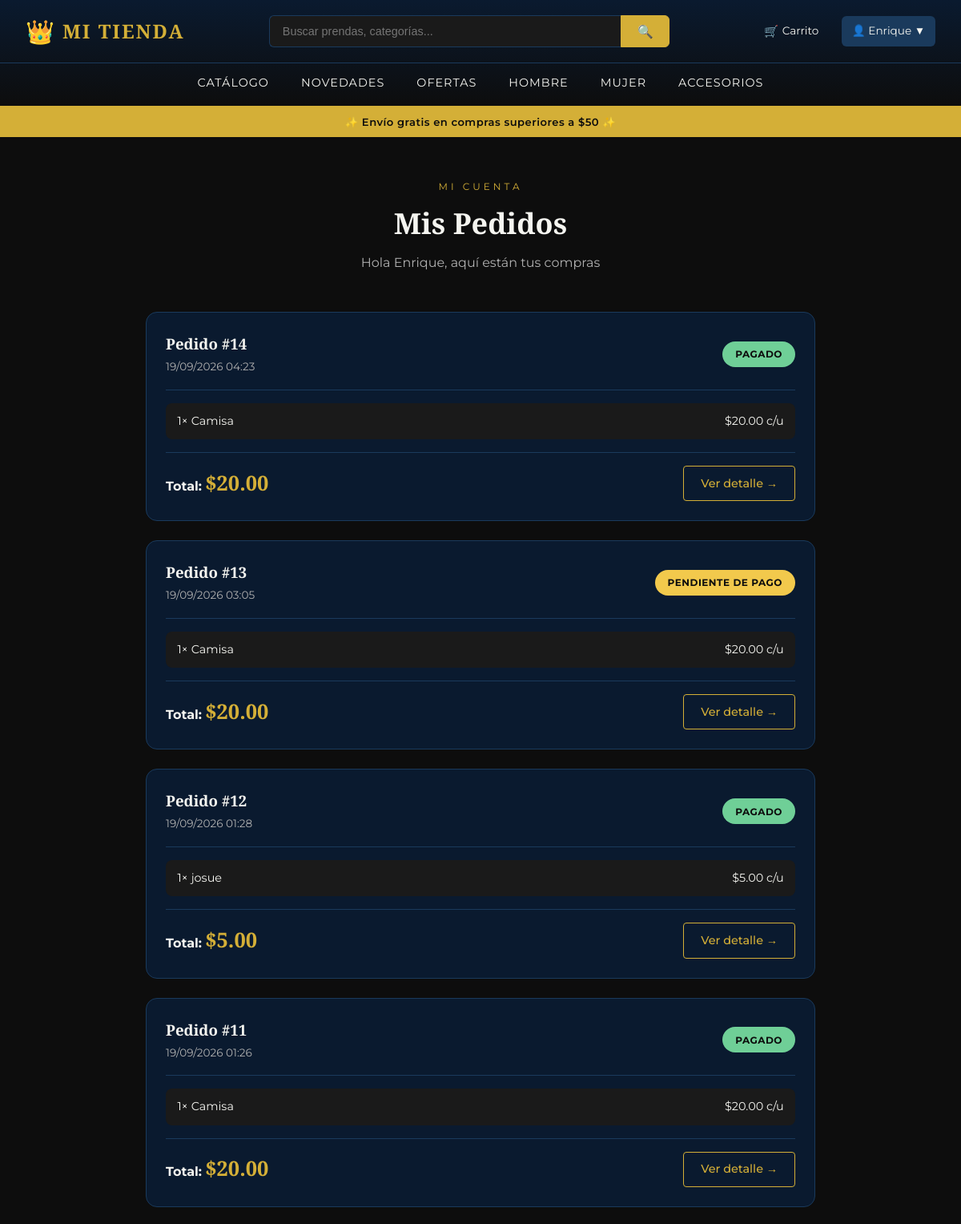
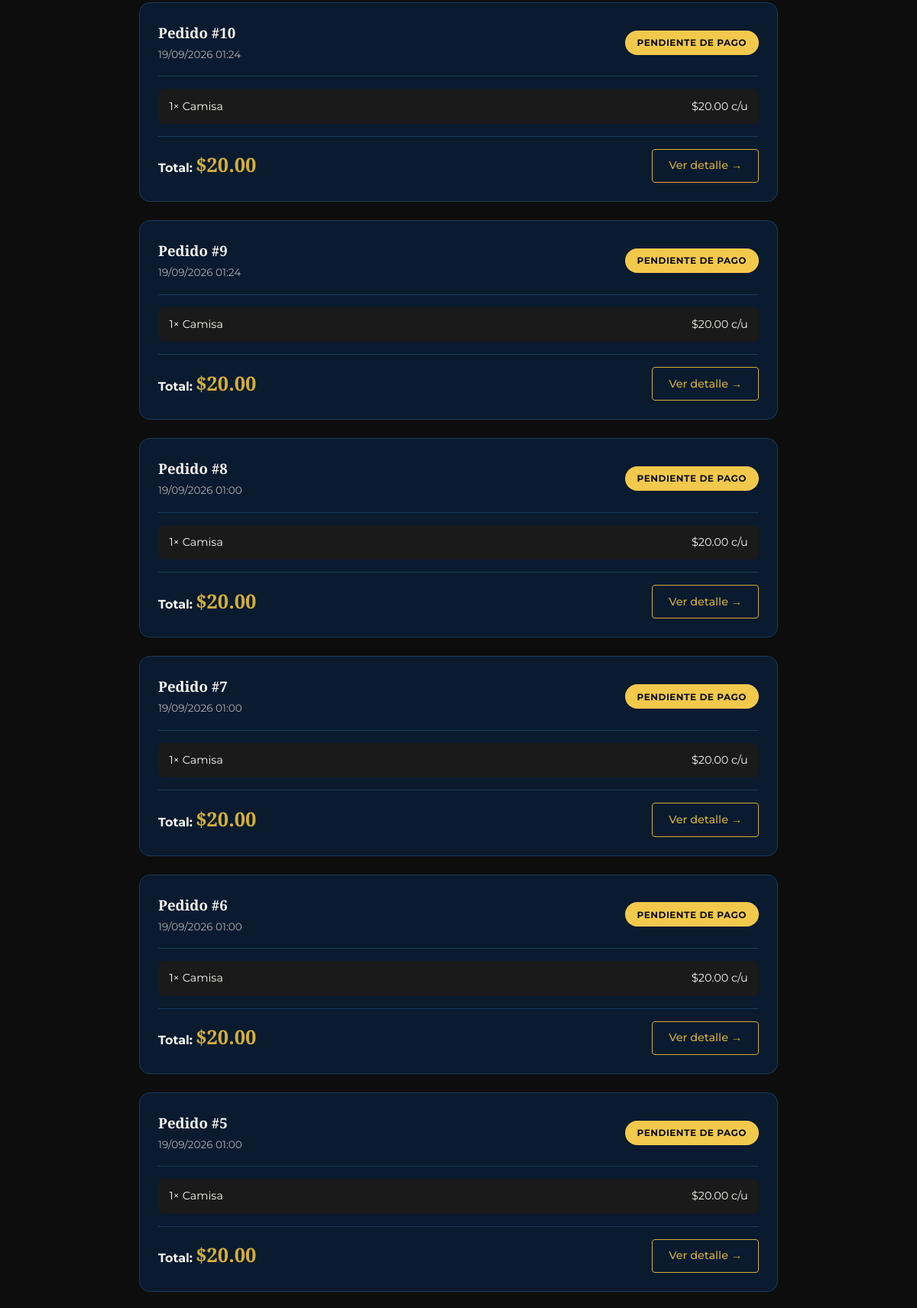
/mis-pedidos/ (signed in, upper part), run on the app's committed database (2 pictures, top to bottom).
### tienda/tienda/models.py (models this page shows, shortened)
class Pedido(models.Model):
    ESTADOS = [
        ('pendiente', 'Pendiente de pago'),
        ('pagado', 'Pagado'),
        ('enviado', 'Enviado'),
        ('entregado', 'Entregado'),
        ('cancelado', 'Cancelado'),
        ('reembolsado', 'Reembolsado'),
    ]
    METODOS_PAGO = [
        ('transferencia', 'Transferencia bancaria'),
        ('mercadopago', 'MercadoPago'),
        ('binance', 'Binance Pay / USDT'),
        ('zelle', 'Zelle'),
    ]
    usuario = models.ForeignKey(User, on_delete=models.CASCADE, related_name='pedidos')
    creado = models.DateTimeField(auto_now_add=True)
    actualizado = models.DateTimeField(auto_now=True)
    estado = models.CharField(max_length=20, choices=ESTADOS, default='pendiente')
    total = models.DecimalField(max_digits=10, decimal_places=2, default=0)
    metodo_pago = models.CharField(
        max_length=20,
        choices=METODOS_PAGO,
        default='transferencia'
    )
    referencia_transferencia = models.CharField(max_length=100, blank=True)
    comprobante = models.ImageField(upload_to='comprobantes/', blank=True, null=True)
    class Meta:
        verbose_name = "Pedido"
        verbose_name_plural = "Pedidos"
        ordering = ['-creado']

class PedidoItem(models.Model):
    pedido = models.ForeignKey(Pedido, related_name='items', on_delete=models.CASCADE)
    producto = models.ForeignKey(Producto, on_delete=models.SET_NULL, null=True)
    precio = models.DecimalField(max_digits=10, decimal_places=2)
    cantidad = models.IntegerField()
    class Meta:
        verbose_name = "Item del pedido"
        verbose_name_plural = "Items del pedido"

class Producto(models.Model):
    nombre = models.CharField(max_length=200)
    descripcion = models.TextField()
    precio = models.DecimalField(max_digits=10, decimal_places=2)
    stock = models.IntegerField(default=0)
    imagen = models.ImageField(upload_to='productos/', blank=True, null=True)
    categoria = models.ForeignKey(Categoria, on_delete=models.CASCADE, related_name='productos')
    disponible = models.BooleanField(default=True)
    creado = models.DateTimeField(auto_now_add=True)
    class Meta:
        verbose_name = "Producto"
        verbose_name_plural = "Productos"
        ordering = ['-creado']

### tienda/tienda/views.py (the view)
# urls.py: path('mis-pedidos/', views.historial_pedidos, name='historial_pedidos'),
@login_required
def historial_pedidos(request):
    pedidos = Pedido.objects.filter(usuario=request.user).order_by('-creado')
    return render(request, 'tienda/historial_pedidos.html', {'pedidos': pedidos})

### templates/tienda/historial_pedidos.html (shortened to what this page needs)
{% extends 'tienda/_base.html' %}
{% block contenido %}
<section class="seccion-historial">
    <div class="seccion-header">
        <span class="seccion-tag">MI CUENTA</span>
        <h2>Mis Pedidos</h2>
        <p>Hola {{ user.first_name|default:user.username }}, aquí están tus compras</p>
    </div>
    {% if pedidos %}
    <div class="pedidos-lista">
        {% for pedido in pedidos %}
        <div class="pedido-card">
            <div class="pedido-header">
                <div>
                    <h3>Pedido #{{ pedido.id }}</h3>
                    <span class="pedido-fecha">{{ pedido.creado|date:"d/m/Y H:i" }}</span>
                </div>
                <span class="pedido-estado estado-{{ pedido.estado }}">
                    {{ pedido.get_estado_display }}
                </span>
            </div>
            <div class="pedido-items">
                {% for item in pedido.items.all %}
                <div class="pedido-item">
                    <span>{{ item.cantidad }}× {{ item.producto.nombre }}</span>
                    <span>${{ item.precio }} c/u</span>
                </div>
                {% endfor %}
            </div>
            <div class="pedido-footer">
                <div>
                    <strong>Total:</strong>
                    <span class="pedido-total">${{ pedido.total }}</span>
                </div>
                <a href="{% url 'detalle_pedido' pedido.id %}" class="btn-outline">
                    Ver detalle →
                </a>
            </div>
        </div>
        {% endfor %}
    </div>
    {% endif %}
</section>
{% endblock %}

### templates/tienda/_base.html (shortened to what this page needs)
{% load static %}
<!DOCTYPE html>
<html lang="es">
<head>
    <link rel="stylesheet" href="{% static 'css/estilo.css' %}">
</head>
<body>
<header class="site-header">
    <div class="header-main">
        <a href="{% url 'inicio' %}" class="logo">
            <span class="logo-icon">👑</span>
            <span class="logo-text">MI TIENDA</span>
        </a>
        <form method="get" action="{% url 'lista_productos' %}" class="header-buscador">
            <input type="text" name="q" placeholder="Buscar prendas, categorías..." value="{{ request.GET.q }}">
            <button type="submit">🔍</button>
        </form>
        <nav class="header-nav">
            {% if user.is_authenticated %}
                <a href="{% url 'ver_carrito' %}" class="nav-icon" title="Carrito">
                    🛒<span>Carrito</span>
                </a>
                <div class="user-menu">
                    <span class="user-name">👤 {{ user.first_name|default:user.username }} ▼</span>
                </div>
            {% else %}
                <a href="{% url 'login' %}" class="btn-outline">Iniciar sesión</a>
                <a href="{% url 'registro' %}" class="btn-dorado">Registrarse</a>
            {% endif %}
        </nav>
    </div>
    <nav class="header-menu">
        <a href="{% url 'lista_productos' %}">Catálogo</a>
        <a href="{% url 'lista_productos' %}?orden=nuevo">Novedades</a>
        <a href="{% url 'lista_productos' %}?orden=precio_asc">Ofertas</a>
        <a href="{% url 'lista_productos' %}">Hombre</a>
        <a href="{% url 'lista_productos' %}">Mujer</a>
        <a href="{% url 'lista_productos' %}">Accesorios</a>
    </nav>
</header>
    <div class="header-top">
        <p>✨ Envío gratis en compras superiores a $50 ✨</p>
    </div>
<main>
    {% block contenido %}{% endblock %}
</main>
</body>
</html>

### data on the page
Pedido: id "14", creado "19/09/2026 04:23", estado "PAGADO", total "20.00"
PedidoItem: cantidad "1", producto.nombre "Camisa", precio "20.00"
Pedido: id "13", creado "19/09/2026 03:05", estado "PENDIENTE DE PAGO", total "20.00"
PedidoItem: cantidad "1", producto.nombre "Camisa", precio "20.00"
Pedido: id "12", creado "19/09/2026 01:28", estado "PAGADO", total "5.00"
PedidoItem: cantidad "1", producto.nombre "josue", precio "5.00"
Pedido: id "11", creado "19/09/2026 01:26", estado "PAGADO", total "20.00"
PedidoItem: cantidad "1", producto.nombre "Camisa", precio "20.00"
Pedido: id "10", creado "19/09/2026 01:24", estado "PENDIENTE DE PAGO", total "20.00"
PedidoItem: cantidad "1", producto.nombre "Camisa", precio "20.00"
Pedido: id "9", creado "19/09/2026 01:24", estado "PENDIENTE DE PAGO", total "20.00"
PedidoItem: cantidad "1", producto.nombre "Camisa", precio "20.00"
Pedido: id "8", creado "19/09/2026 01:00", estado "PENDIENTE DE PAGO", total "20.00"
PedidoItem: cantidad "1", producto.nombre "Camisa", precio "20.00"
Pedido: id "7", creado "19/09/2026 01:00", estado "PENDIENTE DE PAGO", total "20.00"
PedidoItem: cantidad "1", producto.nombre "Camisa", precio "20.00"
Pedido: id "6", creado "19/09/2026 01:00", estado "PENDIENTE DE PAGO", total "20.00"
PedidoItem: cantidad "1", producto.nombre "Camisa", precio "20.00"
Pedido: id "5", creado "19/09/2026 01:00", estado "PENDIENTE DE PAGO", total "20.00"
PedidoItem: cantidad "1", producto.nombre "Camisa", precio "20.00"

### other printed values
{{ user.first_name|default:user.username }} "Enrique"
